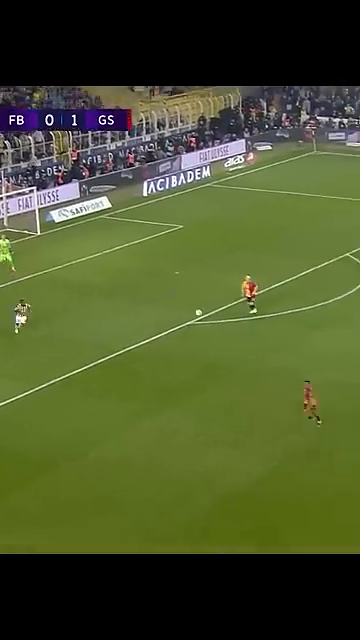
#> input picture frame 55 of object_tracking/tracking_algorithms/tracking_example/match.mp4, 360 x 640 px, given in place of MOT17-04-DPM.mp4, which was not available
$ python multiple_object_tracking_example.py
#> lines starting #> are read from the running program, lines starting #| are printed output that depends on the picture; after the words box and inside, x2 and y2 are one past the last pixel; in counts of white or black regions, pixels touching at a corner belong together; pictures that were not available may be replaced by others from this repository, and a replacement may not be noted
# -*- coding: utf-8 -*-
"""
@author: Esma
"""
import cv2
import time

# OpenCV'deki takip algoritmaları
OPENCV_OBJECT_TRACKERS = {
    "csrt": cv2.legacy.TrackerCSRT_create,
    "kcf": cv2.legacy.TrackerKCF_create,
    "boosting": cv2.legacy.TrackerBoosting_create,
    "mil": cv2.legacy.TrackerMIL_create,
    "tld": cv2.legacy.TrackerTLD_create,
    "medianflow": cv2.legacy.TrackerMedianFlow_create,
    "mosse": cv2.legacy.TrackerMOSSE_create
}

# Takip algoritması adı
tracker_name = "csrt"
trackers = cv2.legacy.MultiTracker_create()

# Video yolu ve FPS
video_path = "MOT17-04-DPM.mp4"
cap = cv2.VideoCapture(video_path)

if not cap.isOpened():
    print("Video dosyası açılamadı!")
    exit()

fps = 30
f = 0

# Başarı oranı hesaplamak için değişkenler
success_count = 0
total_frame_count = 0

while True:
    # Videonun akış hızını ayarlama
    time.sleep(1 / fps)

    ret, frame = cap.read()
#> frame is the input picture: shape (640, 360, 3); mean B, G, R 43.1, 83.7, 73.9
    if not ret:
        break

    # Video boyutunu ayarlama
    (H, W) = frame.shape[:2]
#> H = 640; W = 360
    frame = cv2.resize(frame, dsize=(960, 540))
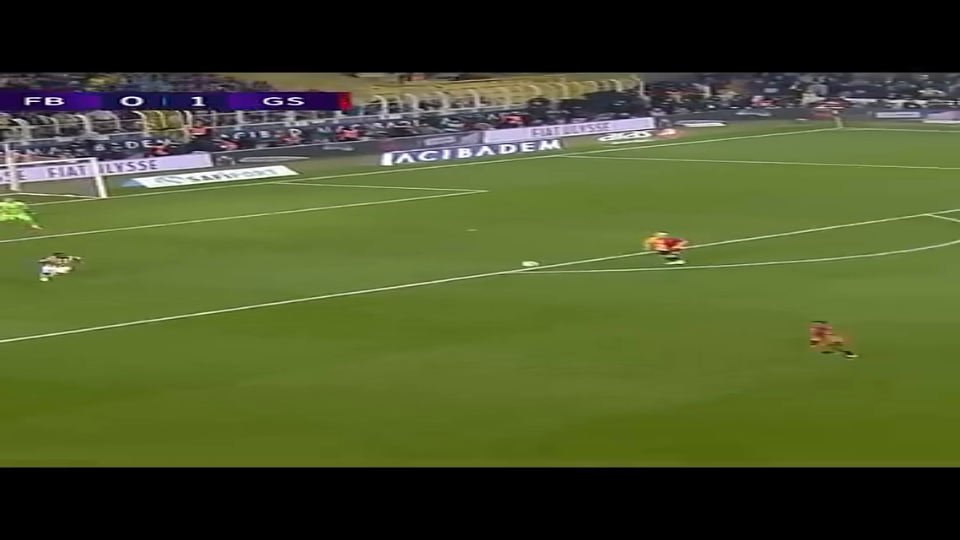
#> frame: shape (540, 960, 3); mean B, G, R 43, 83.7, 73.8

    # Takip algoritmasını güncelle
    (success, boxes) = trackers.update(frame)
#> success = True; boxes = ()

    # Toplam kare sayısını artır
    total_frame_count += 1

    # Her kutu için başarı durumunu kontrol et
    if len(boxes) > 0:
        if success:
            success_count += 1

    # Ekranda başarı durumunu göster
    info = [("Tracker", tracker_name),
            ("Success", "Yes" if success else "No")]
#> info = [('Tracker', 'csrt'), ('Success', 'Yes')]

    string_text = ""
    for (i, (k, v)) in enumerate(info):
        text = "{}:{}".format(k, v)
        string_text += text + " "
#> this loop made 2 passes

    cv2.putText(frame, string_text, (10, 20), cv2.FONT_HERSHEY_SIMPLEX, 0.6, (0, 0, 255), 2)
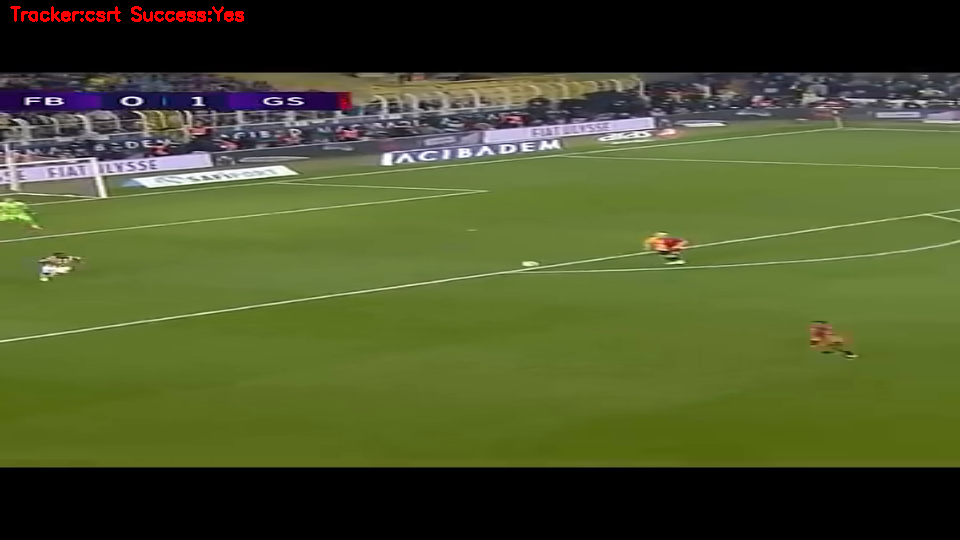
#> frame: shape (540, 960, 3); 0.3% of pixels changed, all inside (x1, y1, x2, y2) = (10, 6, 244, 22)

    # Takip edilen kutuları çiz
    if success:
        for box in boxes:
            (x, y, w, h) = [int(v) for v in box]
            cv2.rectangle(frame, (x, y), (x + w, y + h), (0, 255, 0), 2)
#> this loop made 0 passes

    # Kareyi göster
    cv2.imshow("Frame", frame)
    key = cv2.waitKey(1) & 0xFF
#> (key q is pressed here)

    # Yeni bir kutu seçmek için 't' tuşuna basın
    if key == ord("t"):
        box = cv2.selectROI("Frame", frame, fromCenter=False)
        if box[2] > 0 and box[3] > 0:  # ROI boyutlarını kontrol et
            tracker = OPENCV_OBJECT_TRACKERS[tracker_name]()
            trackers.add(tracker, frame, box)

    # 'q' tuşuna basarak çık
    elif key == ord("q"):
        break

    f += 1

# Video serbest bırakma ve pencereleri kapatma
cap.release()
cv2.destroyAllWindows()

# Başarı oranını hesapla
if total_frame_count > 0:
    success_rate = (success_count / total_frame_count) * 100
    print(f"{tracker_name } Başarı oranı: {success_rate:.2f}%")
else:
    print("Başarı oranı hesaplanamadı, toplam kare sayısı sıfır.")

$ run again, starting later in the video
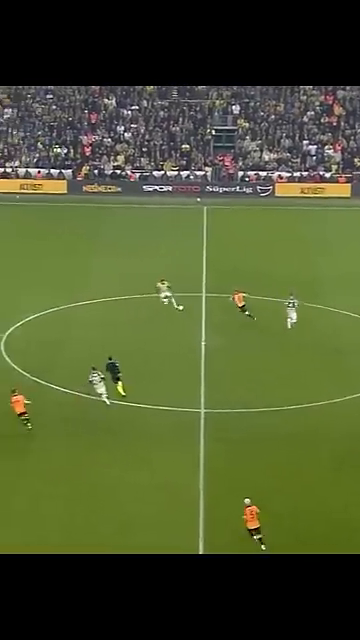
#> input picture frame 248 of object_tracking/tracking_algorithms/tracking_example/match.mp4, 360 x 640 px, given in place of MOT17-04-DPM.mp4, which was not available
#> frame is the input picture: shape (640, 360, 3); mean B, G, R 45.9, 85.9, 75.7
#> `frame = cv2.resize(frame, dsize=(960, 540))`:
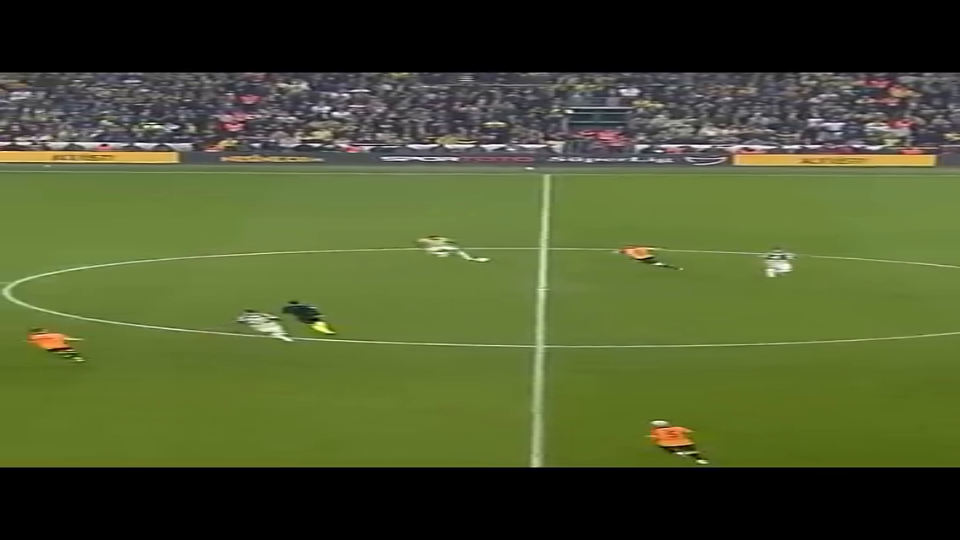
#> frame: shape (540, 960, 3); mean B, G, R 45.8, 85.9, 75.6
#> success = True; boxes = ()
#> info = [('Tracker', 'csrt'), ('Success', 'Yes')]
#> the loop `for (i, (k, v)) in enumerate(info):` made 2 passes
#> `cv2.putText(frame, string_text, (10, 20), cv2.FONT_HERSHEY_SIMPLEX, 0...`:
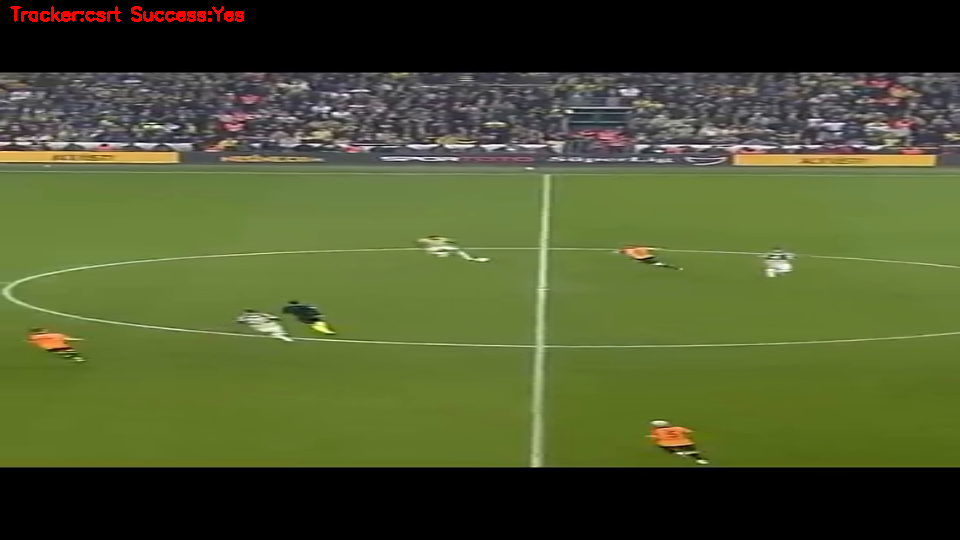
#> frame: shape (540, 960, 3); 0.3% of pixels changed, all inside (x1, y1, x2, y2) = (10, 6, 244, 22)

$ run again, starting later in the video
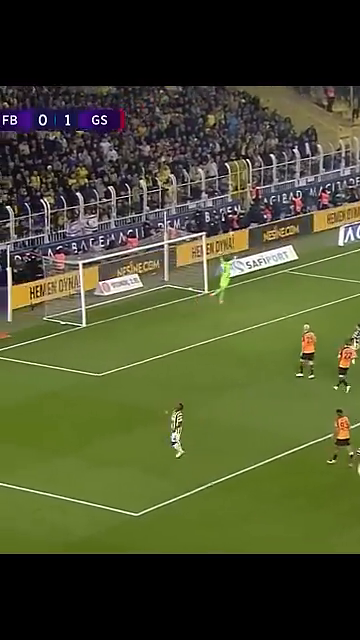
#> input picture frame 441 of object_tracking/tracking_algorithms/tracking_example/match.mp4, 360 x 640 px, given in place of MOT17-04-DPM.mp4, which was not available
#> frame is the input picture: shape (640, 360, 3); mean B, G, R 45.9, 77.3, 72.7
#> `frame = cv2.resize(frame, dsize=(960, 540))`:
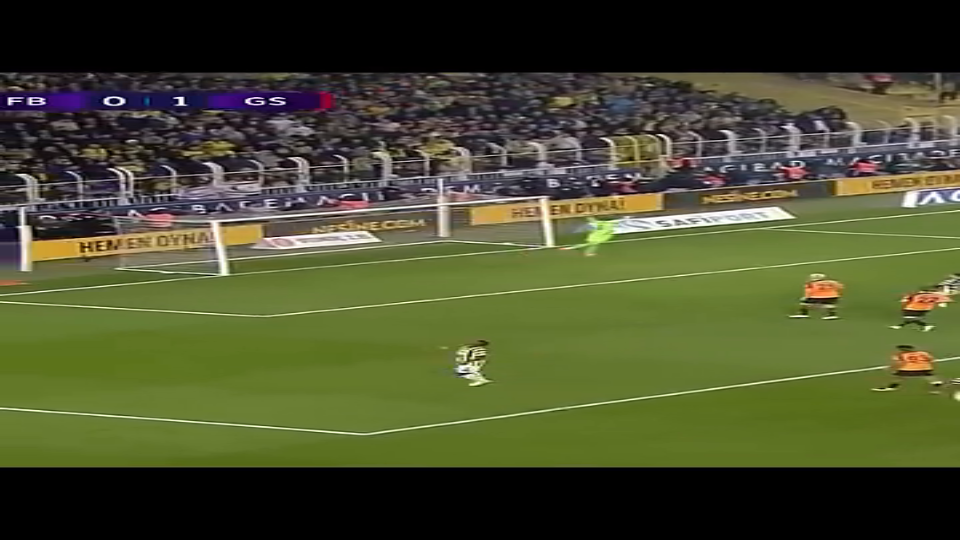
#> frame: shape (540, 960, 3); mean B, G, R 45.9, 77.2, 72.7
#> success = True; boxes = ()
#> info = [('Tracker', 'csrt'), ('Success', 'Yes')]
#> the loop `for (i, (k, v)) in enumerate(info):` made 2 passes
#> `cv2.putText(frame, string_text, (10, 20), cv2.FONT_HERSHEY_SIMPLEX, 0...`:
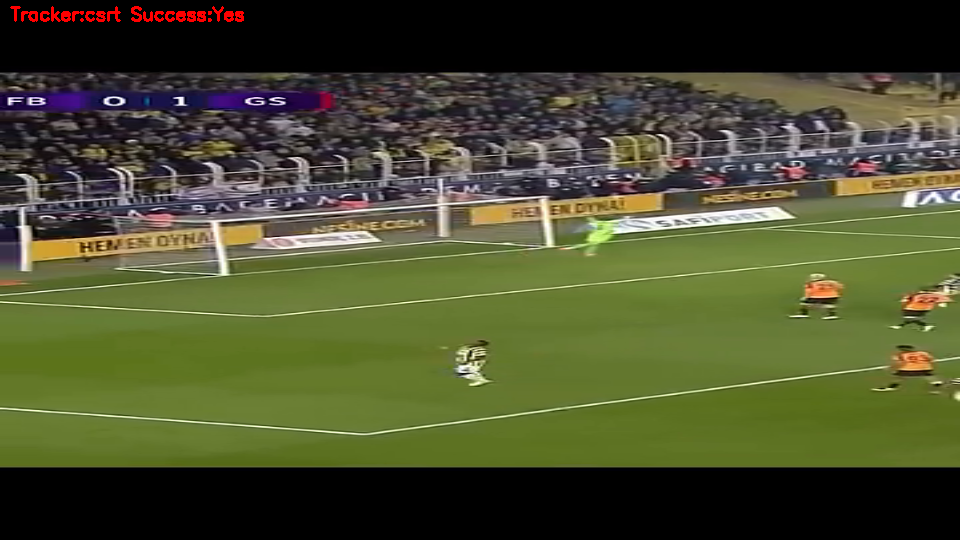
#> frame: shape (540, 960, 3); 0.3% of pixels changed, all inside (x1, y1, x2, y2) = (10, 6, 244, 22)
